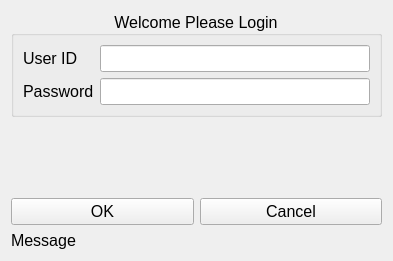
<?xml version="1.0" encoding="UTF-8"?>
<ui version="4.0">
 <class>w_login</class>
 <widget class="QWidget" name="w_login">
  <property name="geometry">
   <rect>
    <x>0</x>
    <y>0</y>
    <width>393</width>
    <height>261</height>
   </rect>
  </property>
  <property name="font">
   <font>
    <pointsize>12</pointsize>
   </font>
  </property>
  <property name="windowTitle">
   <string>Sample GUI</string>
  </property>
  <property name="windowIcon">
   <iconset resource="../../Icons/icons.qrc">
    <normaloff>:/Main/icons8-dollar-bills-94.png</normaloff>:/Main/icons8-dollar-bills-94.png</iconset>
  </property>
  <layout class="QGridLayout" name="gridLayout">
   <item row="2" column="1">
    <widget class="QPushButton" name="pb_cancel">
     <property name="text">
      <string>Cancel</string>
     </property>
     <property name="icon">
      <iconset resource="../../Icons/icons.qrc">
       <normaloff>:/Buttons/icons8-cancel-94.png</normaloff>:/Buttons/icons8-cancel-94.png</iconset>
     </property>
    </widget>
   </item>
   <item row="0" column="0" colspan="2">
    <widget class="QGroupBox" name="groupBox">
     <property name="title">
      <string>Welcome Please Login</string>
     </property>
     <property name="alignment">
      <set>Qt::AlignmentFlag::AlignCenter</set>
     </property>
     <layout class="QFormLayout" name="formLayout">
      <item row="0" column="0">
       <widget class="QLabel" name="label">
        <property name="text">
         <string>User ID</string>
        </property>
       </widget>
      </item>
      <item row="0" column="1">
       <widget class="QLineEdit" name="le_userid">
        <property name="echoMode">
         <enum>QLineEdit::EchoMode::Normal</enum>
        </property>
       </widget>
      </item>
      <item row="1" column="0">
       <widget class="QLabel" name="label_2">
        <property name="text">
         <string>Password</string>
        </property>
       </widget>
      </item>
      <item row="1" column="1">
       <widget class="QLineEdit" name="le_password">
        <property name="echoMode">
         <enum>QLineEdit::EchoMode::Password</enum>
        </property>
       </widget>
      </item>
     </layout>
    </widget>
   </item>
   <item row="2" column="0">
    <widget class="QPushButton" name="pb_ok">
     <property name="text">
      <string>OK</string>
     </property>
     <property name="icon">
      <iconset resource="../../Icons/icons.qrc">
       <normaloff>:/Buttons/icons8-tick-mark-48.png</normaloff>:/Buttons/icons8-tick-mark-48.png</iconset>
     </property>
    </widget>
   </item>
   <item row="3" column="0" colspan="2">
    <widget class="QLabel" name="lbl_message">
     <property name="text">
      <string>Message</string>
     </property>
    </widget>
   </item>
   <item row="1" column="0" colspan="2">
    <spacer name="verticalSpacer">
     <property name="orientation">
      <enum>Qt::Orientation::Vertical</enum>
     </property>
     <property name="sizeHint" stdset="0">
      <size>
       <width>20</width>
       <height>40</height>
      </size>
     </property>
    </spacer>
   </item>
  </layout>
 </widget>
 <tabstops>
  <tabstop>le_userid</tabstop>
  <tabstop>le_password</tabstop>
  <tabstop>pb_ok</tabstop>
  <tabstop>pb_cancel</tabstop>
 </tabstops>
 <resources>
  <include location="../../Icons/icons.qrc"/>
 </resources>
 <connections/>
</ui>
